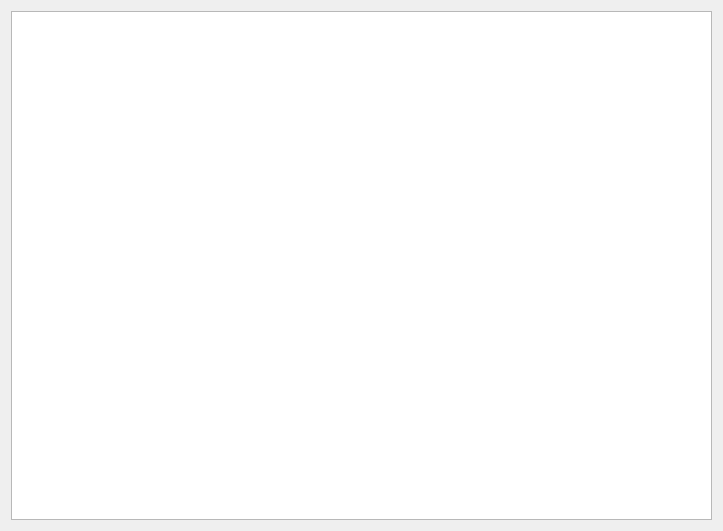
<?xml version="1.0" encoding="UTF-8"?>
<ui version="4.0">
 <class>Form</class>
 <widget class="QWidget" name="Form">
  <property name="geometry">
   <rect>
    <x>0</x>
    <y>0</y>
    <width>723</width>
    <height>531</height>
   </rect>
  </property>
  <property name="windowTitle">
   <string>Form</string>
  </property>
  <layout class="QVBoxLayout" name="verticalLayout">
   <item>
    <widget class="PyDMWaveformPlot" name="PyDMWaveformPlot">
     <property name="toolTip">
      <string/>
     </property>
     <property name="showXGrid">
      <bool>true</bool>
     </property>
     <property name="showYGrid">
      <bool>true</bool>
     </property>
     <property name="curves">
      <stringlist>
       <string>{&quot;y_channel&quot;: &quot;ca://${RTM}:RTM_BCURR_WF&quot;, &quot;x_channel&quot;: null, &quot;name&quot;: &quot;&quot;, &quot;color&quot;: &quot;white&quot;, &quot;lineStyle&quot;: 1, &quot;lineWidth&quot;: 1, &quot;symbol&quot;: null, &quot;symbolSize&quot;: 10, &quot;redraw_mode&quot;: 2}</string>
      </stringlist>
     </property>
    </widget>
   </item>
  </layout>
 </widget>
 <customwidgets>
  <customwidget>
   <class>PyDMWaveformPlot</class>
   <extends>QGraphicsView</extends>
   <header>pydm.widgets.waveformplot</header>
  </customwidget>
 </customwidgets>
 <resources/>
 <connections/>
</ui>
